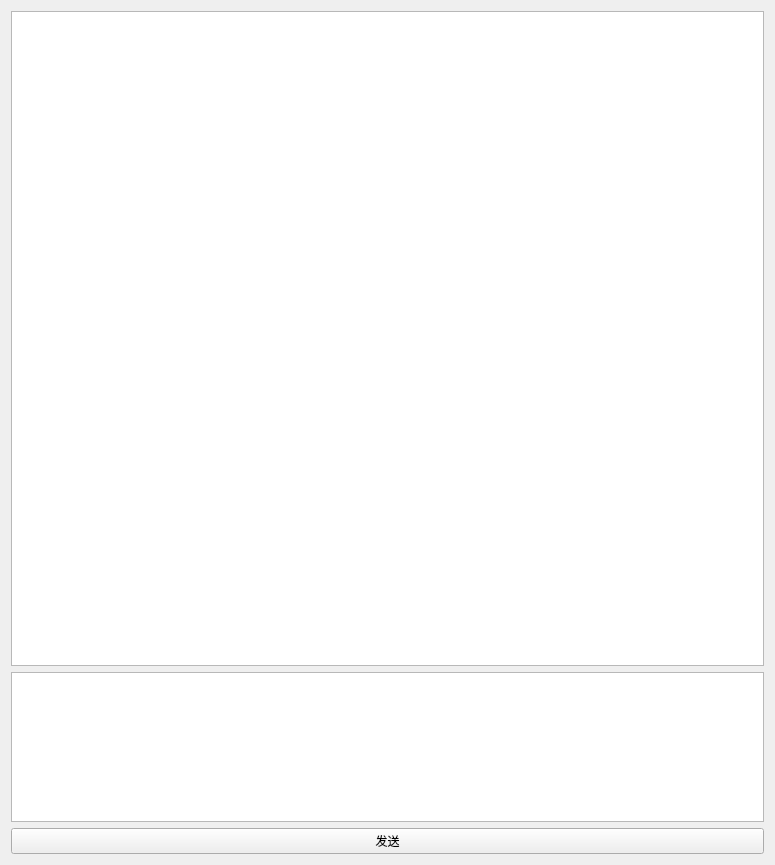
<?xml version="1.0" encoding="UTF-8"?>
<ui version="4.0">
 <class>Widget</class>
 <widget class="QWidget" name="Widget">
  <property name="geometry">
   <rect>
    <x>0</x>
    <y>0</y>
    <width>775</width>
    <height>865</height>
   </rect>
  </property>
  <property name="minimumSize">
   <size>
    <width>775</width>
    <height>0</height>
   </size>
  </property>
  <property name="maximumSize">
   <size>
    <width>775</width>
    <height>865</height>
   </size>
  </property>
  <property name="windowTitle">
   <string>Widget</string>
  </property>
  <layout class="QGridLayout" name="gridLayout_2">
   <item row="0" column="0">
    <layout class="QGridLayout" name="gridLayout">
     <item row="1" column="0">
      <widget class="QTextEdit" name="textEdit_2">
       <property name="maximumSize">
        <size>
         <width>16777215</width>
         <height>150</height>
        </size>
       </property>
       <property name="styleSheet">
        <string notr="true">font: 14pt &quot;微软雅黑&quot;;</string>
       </property>
      </widget>
     </item>
     <item row="0" column="0">
      <widget class="QTextEdit" name="textEdit">
       <property name="styleSheet">
        <string notr="true">font: 16pt &quot;幼圆&quot;;</string>
       </property>
      </widget>
     </item>
     <item row="2" column="0">
      <widget class="QPushButton" name="pushButton">
       <property name="styleSheet">
        <string notr="true">font: 16pt &quot;幼圆&quot;;</string>
       </property>
       <property name="text">
        <string>发送</string>
       </property>
      </widget>
     </item>
    </layout>
   </item>
  </layout>
 </widget>
 <resources/>
 <connections/>
</ui>
